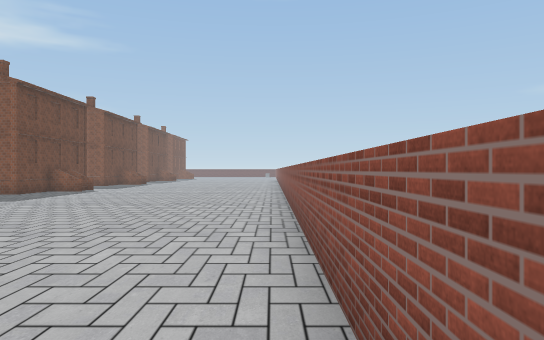
view 1 (above)

24 first-person views from a walk through a scene from a Unity 3-D project. The camera is 1.3 m above the floor, looks level and sees 70° across. The floor is counted in squares, 2 m on a side. Each view is taken from the middle of a square. On the plan, view 1 faces up. The plan holds only what a view shows up to about 11 squares ahead; the rest is blank. The place goes on beyond the plan. Some animated figures are left out. Some surface patterns are stand-ins.

view 2
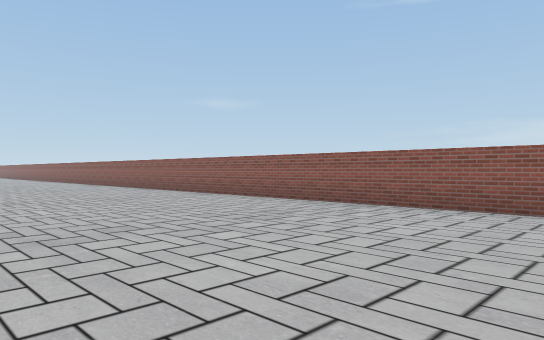

view 3
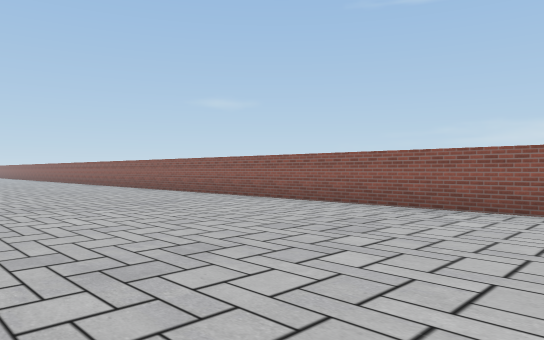

view 4
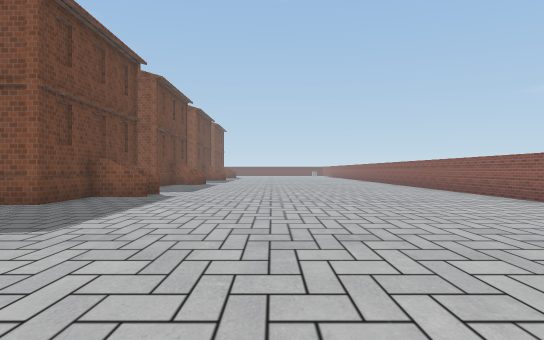

view 5
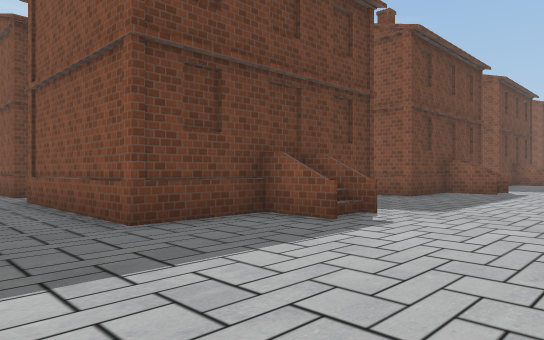

view 6
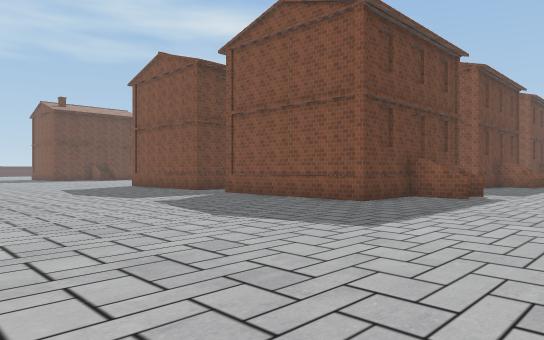

view 7
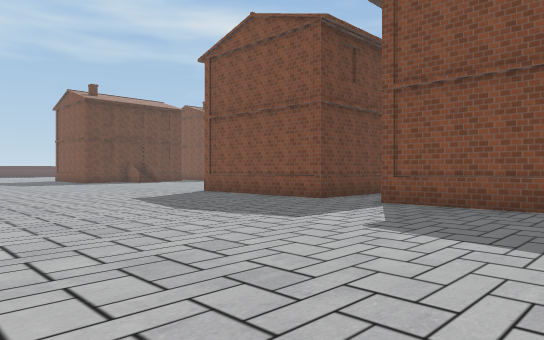

view 8
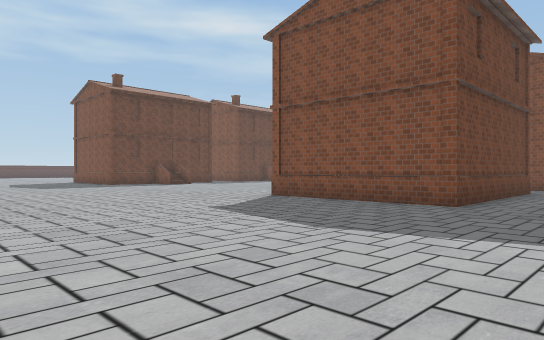

view 9
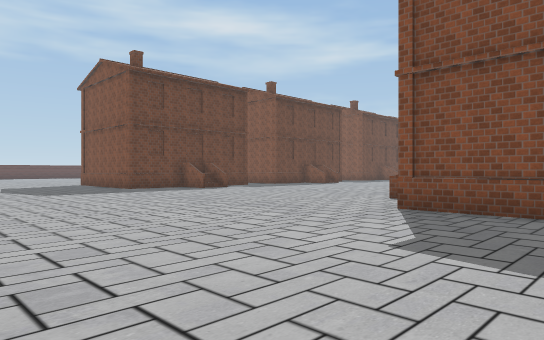

view 10
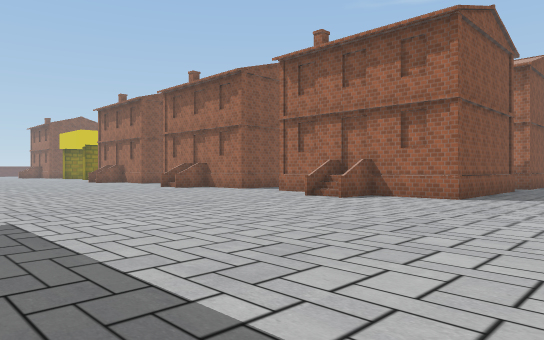

view 11
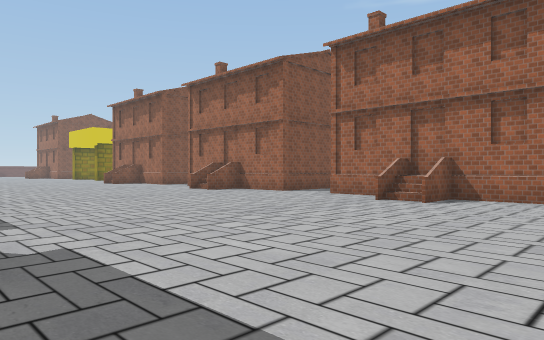

view 12
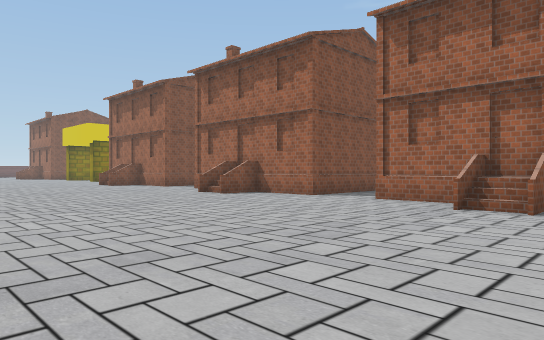

view 13
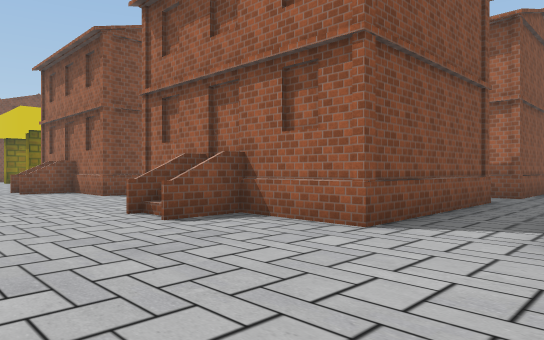

view 14
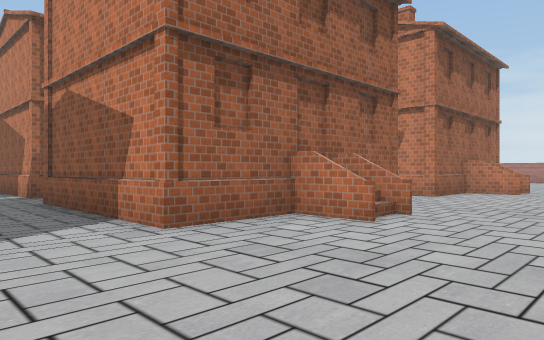

view 15
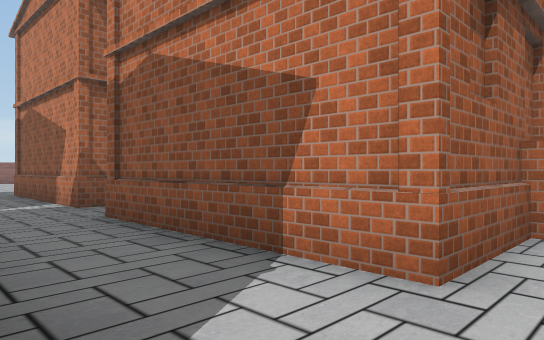

view 16
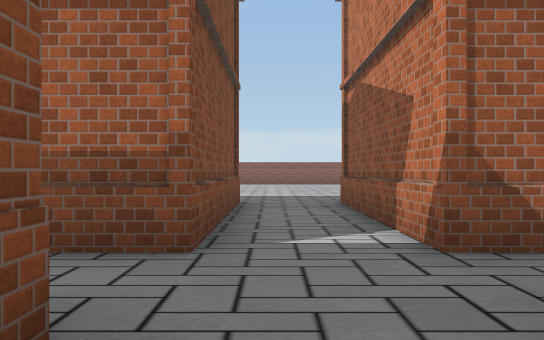

view 17
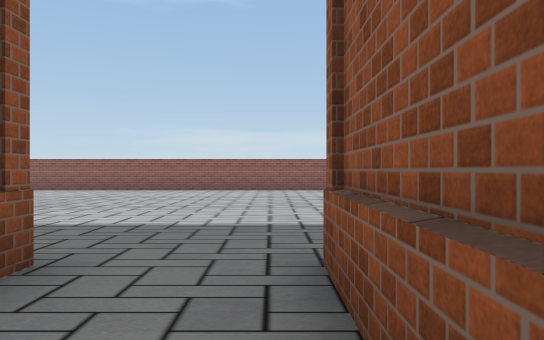

view 18
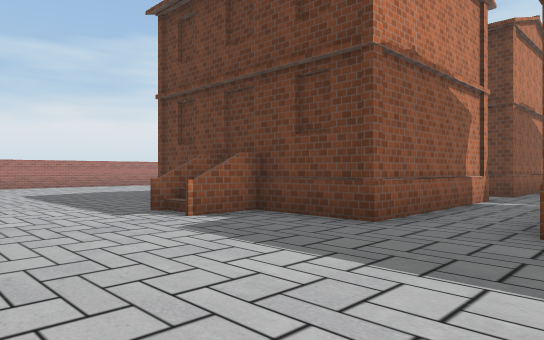

view 19
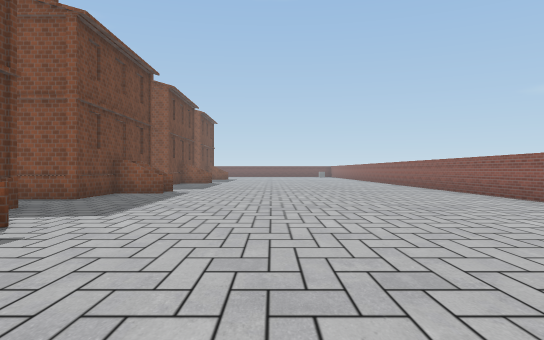

view 20
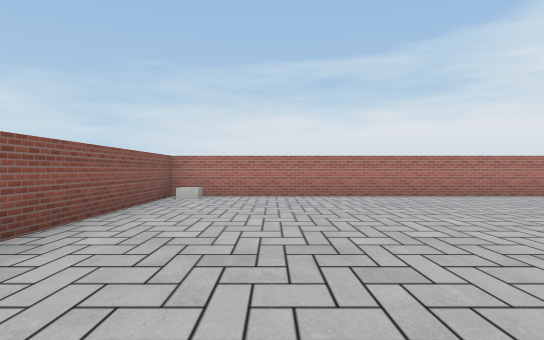

view 21
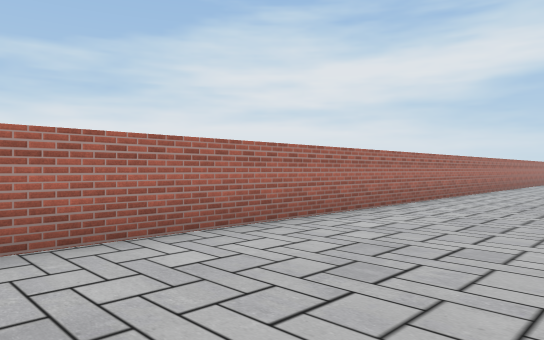

view 22
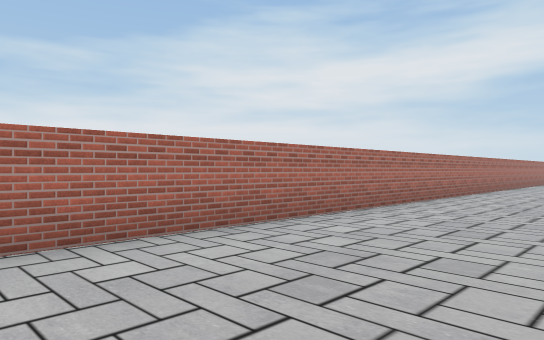

view 23
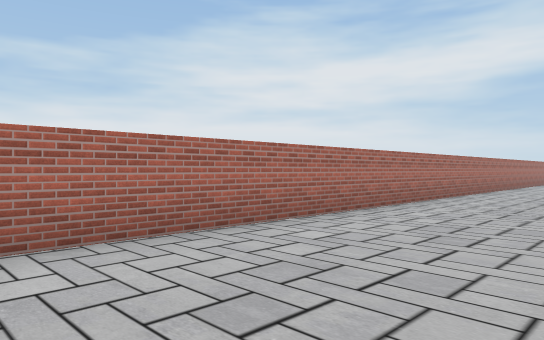

view 24
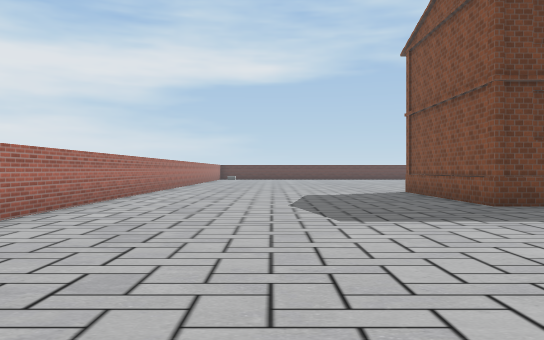

### Floor plan
Points are (right, up) in squares from view 1. A wall is a line through its corners. A room is listed if a view was taken in it or the views show most of it. See-through windows are left out.
Room 1 (views 1, 2, 3, 4, 5, 6, 7, 8, 9, 10, 11, 12, 13, 14, 15, 16, 17, 18, 19, 20, 21, 22, 23, 24)
walls: (-15.5, 14.4) (-20.1, 14.4) (-20.1, 16.5) (-21.5, 16.5); (-14, 12.5) (-9.4, 12.5) (-9.4, 7.1) (-14, 7.1); (-20, 9.2) (-21.5, 9.2); (-21.5, 10.3) (-20.1, 10.3) (-20.1, 12.5) (-15.5, 12.5) (-15.5, 7.1) (-20.1, 7.1) (-20.1, 9.5); (-20.1, 17.4) (-20.1, 19.8) (-15.5, 19.8); (-20, 17.6) (-21.5, 17.6) (-20, 17.6); (-21.5, 9.3) (-21.2, 9.3); (-13.9, 18.8) (-13.9, 19.6) (-9.4, 19.6) (-9.4, 19.1); (-9.6, 14.4) (-10.5, 14.4); (-19, 21.9) (-20.1, 21.9) (-20.1, 23.8); (-9.5, 9.3) (-8, 9.3); (-8, 10.2) (-9.5, 10.2); (-8, 9.2) (-9.5, 9.2); (-8, 17.4) (-9.4, 17.4) (-9.4, 14.3) (-13.9, 14.3) (-13.9, 14.9); (-20.4, 24) (-21.5, 24); (-9.4, 21.9) (-13.4, 21.9); (-29.9, 8) (-29.9, 7.1) (-34, 7.1); (-9.4, 23.8) (-9.4, 21.6) (-13.9, 21.6) (-13.9, 22.9); (0.5, 20.8) (0.5, 24); (-34, -0.5) (0.5, -0.5) (0.5, 18)
low walls: (-21, 9.4) (-21, 10.4); (-21.2, 16.5) (-21.2, 17.4); (-21.2, 9.3) (-21.2, 10.4); (-9.5, 10.3) (-8, 10.3); (-8, 16.4) (-9.5, 16.4); (-8, 16.5) (-9.3, 16.5); (-8, 23.8) (-9.4, 23.8)

Positions as (right, up) in squares from view 1, and headings:
1: (0, 0), facing up
2: (-6, 2), facing up-right
3: (-6, 8), facing up-right
4: (-5, 7), facing up
5: (-5, 5), facing up-left
6: (-5, 0), facing up-left
7: (-10, 0), facing up-left
8: (-13, 0), facing up-left
9: (-17, 1), facing up-left
10: (-29, 4), facing up-right
11: (-29, 6), facing up-right
12: (-28, 8), facing up-right
13: (-24, 12), facing up-right
14: (-24, 22), facing down-right
15: (-21, 22), facing down-right
16: (-17, 21), facing right
17: (-12, 20), facing right
18: (-5, 15), facing down-left
19: (-5, 13), facing up
20: (-2, 9), facing down
21: (-2, 3), facing down-left
22: (-10, 3), facing down-left
23: (-18, 3), facing down-left
24: (-23, 3), facing left
